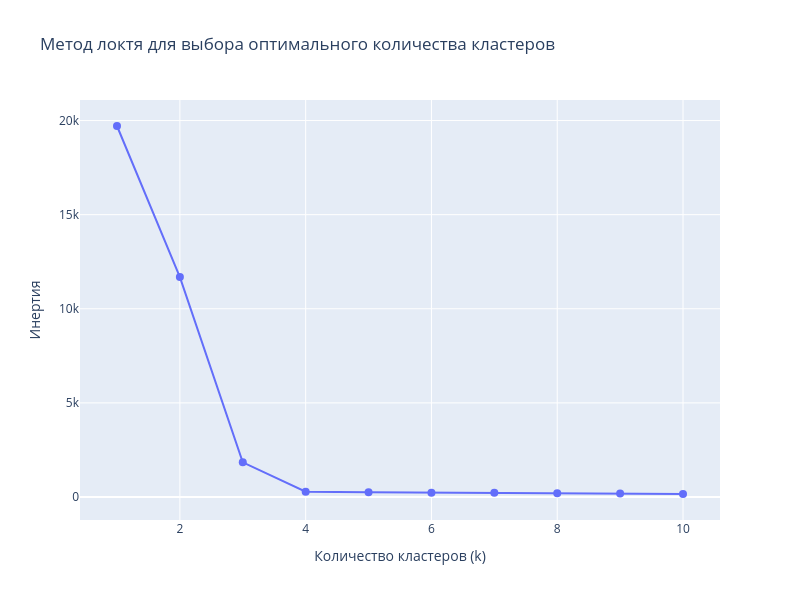

Notebook code for this chart:
### Markdown cell above
# Метод K-means

### Code cell
elbow_trainer = kms.ElbowTrainerImpl(
    X=X,
    ks=range(1, 11),
    km_stopper=kms.KMeansIterationStoperItersCount(100),
)

elbow_results = elbow_trainer.train()

fig_elbow = go.Figure()

fig_elbow.add_trace(
    go.Scatter(
        x=[res['k'] for res in elbow_results],
        y=[res['inertia'] for res in elbow_results],
        mode='lines+markers',
        name='Инерция',
        marker=dict(size=8),
        line=dict(width=2)
    )
)

fig_elbow.update_layout(
    title='Метод локтя для выбора оптимального количества кластеров',
    xaxis_title='Количество кластеров (k)',
    yaxis_title='Инертия',
    width=800,
    height=600,
    hovermode='x unified',
    font=dict(size=12)
)

fig_elbow.show()

### Figure 1 — Plotly figure (JSON) as saved in the notebook; plotly's stock layout.template omitted (floating-point values rounded to 4 significant figures)
{"data": [{"line": {"width": 2}, "marker": {"size": 8}, "mode": "lines+markers", "name": "Инерция", "type": "scatter", "x": [1, 2, 3, 4, 5, 6, 7, 8, 9, 10], "y": [19710.0, 11680.0, 1841.0, 277.5, 256.1, 229.9, 230.8, 203.3, 184.1, 158.8]}], "layout": {"font": {"size": 12}, "height": 600, "hovermode": "x unified", "title": {"text": "Метод локтя для выбора оптимального количества кластеров"}, "width": 800, "xaxis": {"title": {"text": "Количество кластеров (k)"}}, "yaxis": {"title": {"text": "Инертия"}}}}
